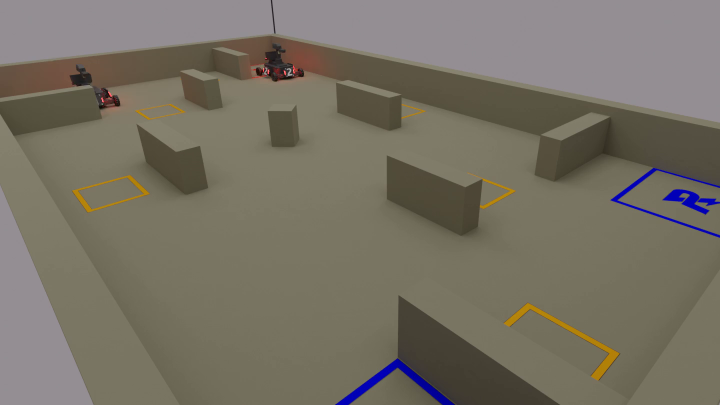
#> input picture frame 18 of Code_Jam_2/sentry3.mkv, 1440 x 810 px (shown at 1/2 size)
$ python attempt01.py
#> lines starting #> are read from the running program, lines starting #| are printed output that depends on the picture; after the words box and inside, x2 and y2 are one past the last pixel; in counts of white or black regions, pixels touching at a corner belong together
from cv2 import cv2
import numpy as np
cap = cv2.VideoCapture('sentry3.mkv')
def func(x):
    if cv2.contourArea(x) < 100 and cv2.contourArea(x) > 30:
        return cv2.contourArea(x)
    return 0
while True:
    ret1,frame = cap.read()
#> frame is the input picture: shape (810, 1440, 3); mean B, G, R 100.5, 113.3, 118.9
    if ret1 == True:
        hsv = cv2.cvtColor(frame, cv2.COLOR_BGR2HSV)
#> hsv: shape (810, 1440, 3); mean H, S, V 51, 48.2, 120.2
        l_b = np.array([0,0,156])
        u_b = np.array([255,20,178])
        mask = cv2.inRange(hsv, l_b, u_b) #mask
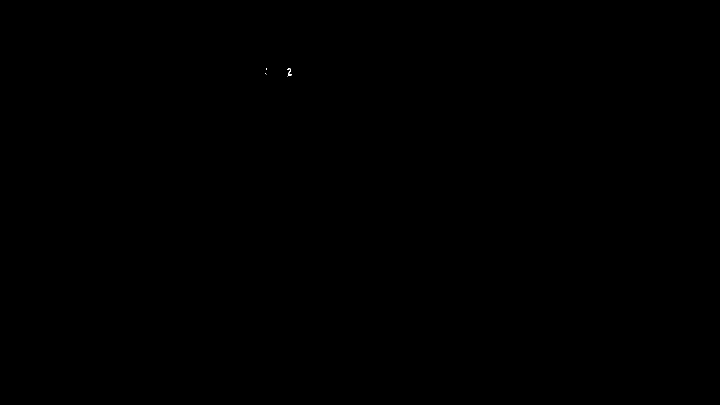
#> mask: shape (810, 1440) (shown at 1/2 size); 0.01% white in thin lines or dots, all inside (x1, y1, x2, y2) = (530, 136, 584, 153)
        res = cv2.bitwise_and(frame,frame,mask=mask)
        ret2, thresh = cv2.threshold(frame,127,255,cv2.THRESH_BINARY_INV)
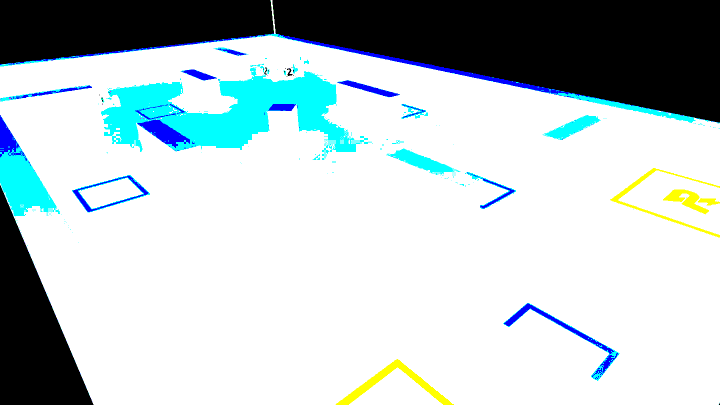
#> thresh: shape (810, 1440, 3) (shown at 1/2 size); mean B, G, R 202, 199.8, 185.7
        edges = cv2.Canny(res,170,200)
#> edges: shape (810, 1440); 0.01% white in thin lines or dots, all inside (x1, y1, x2, y2) = (529, 136, 584, 154)
        contours,heirarchy = cv2.findContours(mask,cv2.RETR_TREE,cv2.CHAIN_APPROX_SIMPLE)
#> contours = 4 contours, 3 with area under 20; largest, box (x1, y1, x2, y2) and area: (574, 137, 584, 151) 28
        cv2.drawContours(frame,contours,-1,(0,255,0),2)
#> frame: shape (810, 1440, 3); 0.01% of pixels changed, all inside (x1, y1, x2, y2) = (529, 135, 585, 154)
        cnt = sorted(contours, key=lambda x: cv2.contourArea(x),reverse=True)[0:2]
#> cnt = 2 contours, 1 with area under 20; largest, box (x1, y1, x2, y2) and area: (574, 137, 584, 151) 28
        try:
            for c in (cnt):
                (x,y,w,h) = cv2.boundingRect(c)
                cv2.rectangle(frame,(x-10,y+10),(x+w+10,y+h-10),(0,255,0),2)
#> this loop made 2 passes
#> (x, y, w, h) on pass 1: (574, 137, 10, 14)
#> (c, x, y, w, h) on pass 2: ([[532, 136], [533, 137], [533, 139], [533, 136]], 532, 136, 2, 4)
#> frame: shape (810, 1440, 3); mean B, G, R 100.5, 113.4, 118.9
                #cv2.putText(frame, 'Robo', (x, y-110), cv2.FONT_HERSHEY_SIMPLEX, 0.9, (36,255,12), 2)
        except:
            pass
        cv2.imshow('frame',frame)
        cv2.imshow('edges',edges)
    else :
        pass
    if cv2.waitKey(42) == 27: #fps=24;(1/fps)*1000=41.67
#> (key Esc is pressed here)
        cv2.destroyAllWindows()
        break

$ run again, starting later in the video
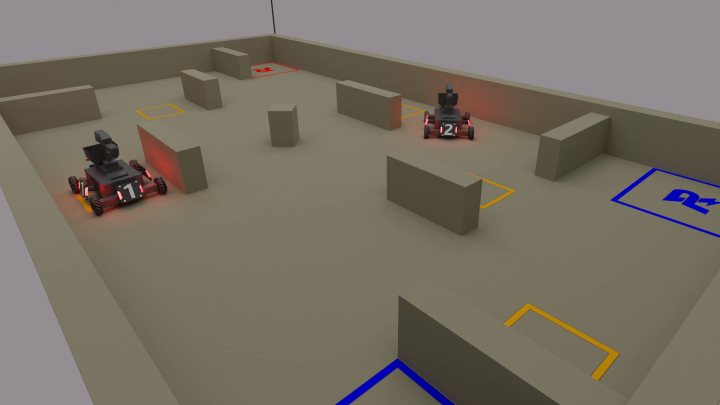
#> input picture frame 81 of Code_Jam_2/sentry3.mkv, 1440 x 810 px (shown at 1/2 size)
#> frame is the input picture: shape (810, 1440, 3); mean B, G, R 99.7, 112, 118.8
#> hsv: shape (810, 1440, 3); mean H, S, V 50.7, 49.7, 120
#> mask: shape (810, 1440); 0.03% white; 9 white regions (7 under 20 px), largest, box (x1, y1, x2, y2) and area: (248, 368, 270, 396) 196, (889, 249, 905, 270) 126
#> `ret2, thresh = cv2.threshold(frame,127,255,cv2.THRESH_BINARY_INV)`:
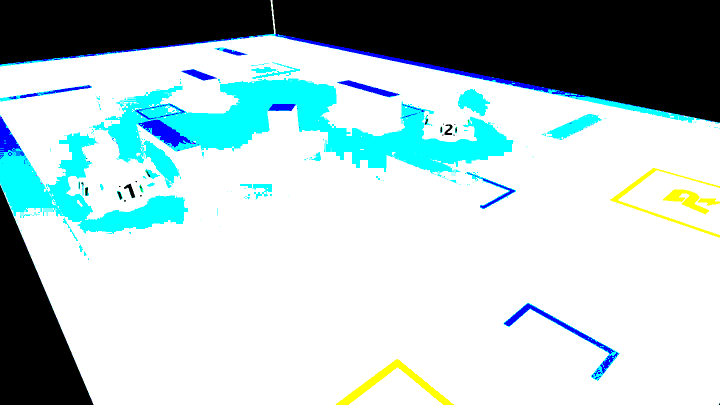
#> thresh: shape (810, 1440, 3) (shown at 1/2 size); mean B, G, R 201.8, 200, 177.7
#> edges: shape (810, 1440); 0.02% white in thin lines or dots, all inside (x1, y1, x2, y2) = (240, 247, 911, 403)
#> contours = 10 contours, 8 with area under 20; largest, box (x1, y1, x2, y2) and area: (248, 368, 270, 396) 161, (889, 249, 905, 270) 83
#> `cv2.drawContours(frame,contours,-1,(0,255,0),2)`:
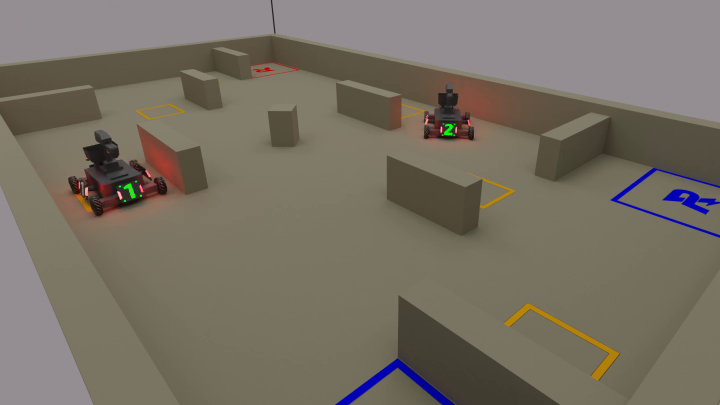
#> frame: shape (810, 1440, 3) (shown at 1/2 size); 0.05% of pixels changed, all inside (x1, y1, x2, y2) = (238, 247, 911, 404)
#> cnt = 2 contours; box (x1, y1, x2, y2) and area: (248, 368, 270, 396) 161, (889, 249, 905, 270) 83
#> the loop `for c in (cnt):` made 2 passes
#> (x, y, w, h) on passes 1 to 2: (248, 368, 22, 28), (889, 249, 16, 21)

$ run again, starting later in the video
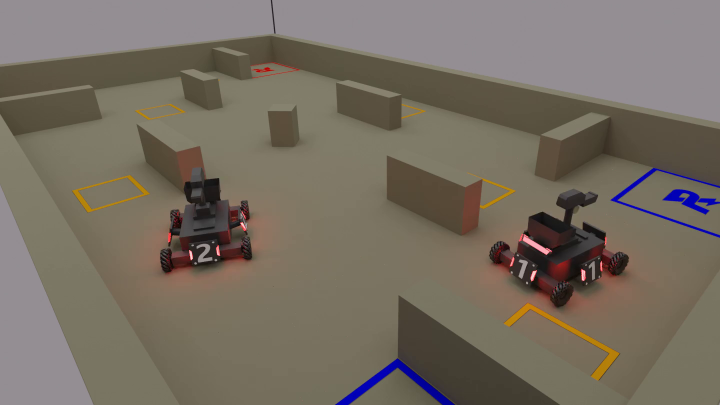
#> input picture frame 144 of Code_Jam_2/sentry3.mkv, 1440 x 810 px (shown at 1/2 size)
#> frame is the input picture: shape (810, 1440, 3); mean B, G, R 97.8, 109.7, 118.4
#> hsv: shape (810, 1440, 3); mean H, S, V 50.1, 53.4, 119.6
#> mask: shape (810, 1440); 0.03% white; 25 white regions (23 under 20 px), largest, box (x1, y1, x2, y2) and area: (1038, 520, 1055, 557) 279, (401, 490, 412, 495) 30
#> `ret2, thresh = cv2.threshold(frame,127,255,cv2.THRESH_BINARY_INV)`:
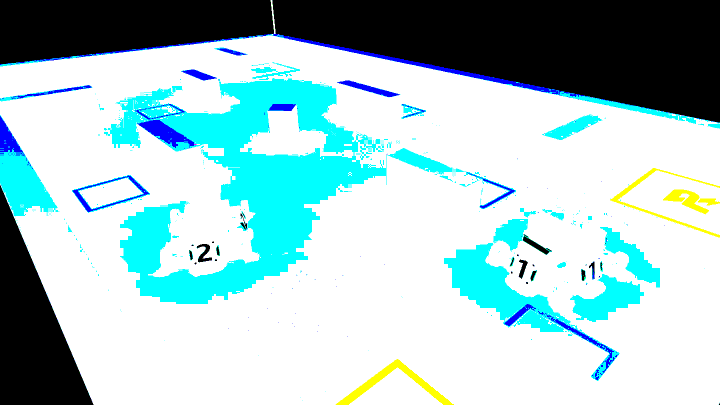
#> thresh: shape (810, 1440, 3) (shown at 1/2 size); mean B, G, R 201.5, 199.5, 164.7
#> edges: shape (810, 1440); 0.02% white in thin lines or dots, all inside (x1, y1, x2, y2) = (395, 426, 1069, 557)
#> contours = 25 contours, 24 with area under 20; largest, box (x1, y1, x2, y2) and area: (1038, 520, 1055, 557) 232
#> cnt = 2 contours, 1 with area under 20; largest, box (x1, y1, x2, y2) and area: (1038, 520, 1055, 557) 232
#> the loop `for c in (cnt):` made 2 passes
#> (x, y, w, h) on passes 1 to 2: (1038, 520, 17, 37), (401, 490, 11, 5)
#> after the loop `for c in (cnt):`:
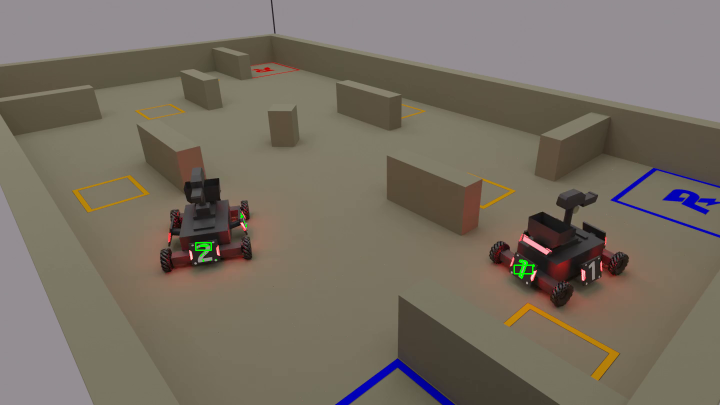
#> frame: shape (810, 1440, 3) (shown at 1/2 size); mean B, G, R 97.7, 109.8, 118.3
